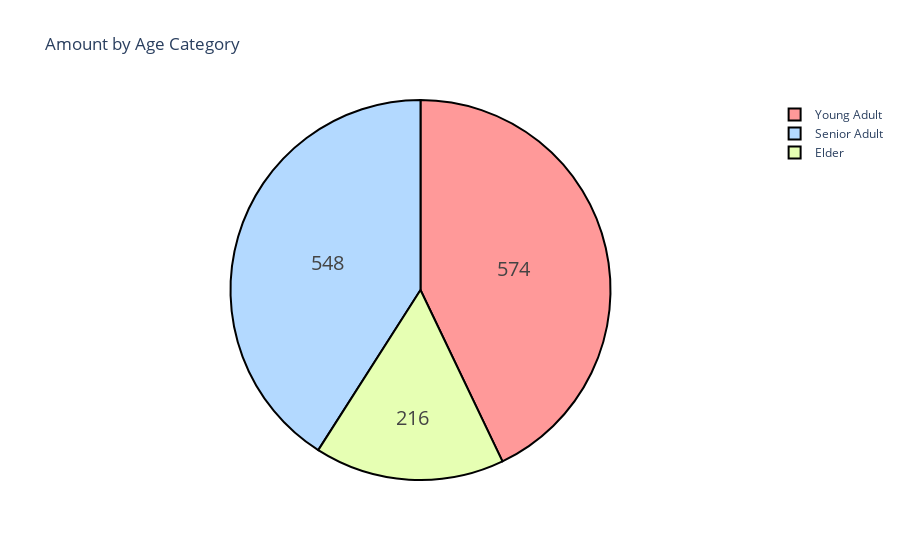

Write notebook code for a chart like this one.
### Markdown cell above
Charge By Age

### Code cell
df['age_cat'] = np.nan
lst = [df]

for col in lst:
    col.loc[(col['age'] >= 18) & (col['age'] <= 35), 'age_cat'] = 'Young Adult'
    col.loc[(col['age'] > 35) & (col['age'] <= 55), 'age_cat'] = 'Senior Adult'
    col.loc[col['age'] > 55, 'age_cat'] = 'Elder'
    
    
labels = df["age_cat"].unique().tolist()
amount = df["age_cat"].value_counts().tolist()

colors = ["#ff9999", "#b3d9ff", " #e6ffb3"]

trace = go.Pie(labels=labels, values=amount,
               hoverinfo='label+percent', textinfo='value', 
               textfont=dict(size=20),
               marker=dict(colors=colors, 
                           line=dict(color='#000000', width=2)))

data = [trace]
layout = go.Layout(title="Amount by Age Category")

fig = go.Figure(data=data, layout=layout)
iplot(fig, filename='basic_pie_chart')

### Figure 1 — Plotly figure (JSON) as saved in the notebook; plotly's stock layout.template omitted (floating-point values rounded to 4 significant figures)
{"data": [{"hoverinfo": "label+percent", "labels": ["Young Adult", "Senior Adult", "Elder"], "marker": {"colors": ["#ff9999", "#b3d9ff", " #e6ffb3"], "line": {"color": "#000000", "width": 2}}, "textfont": {"size": 20}, "textinfo": "value", "type": "pie", "values": [574, 548, 216]}], "layout": {"title": {"text": "Amount by Age Category"}}}
